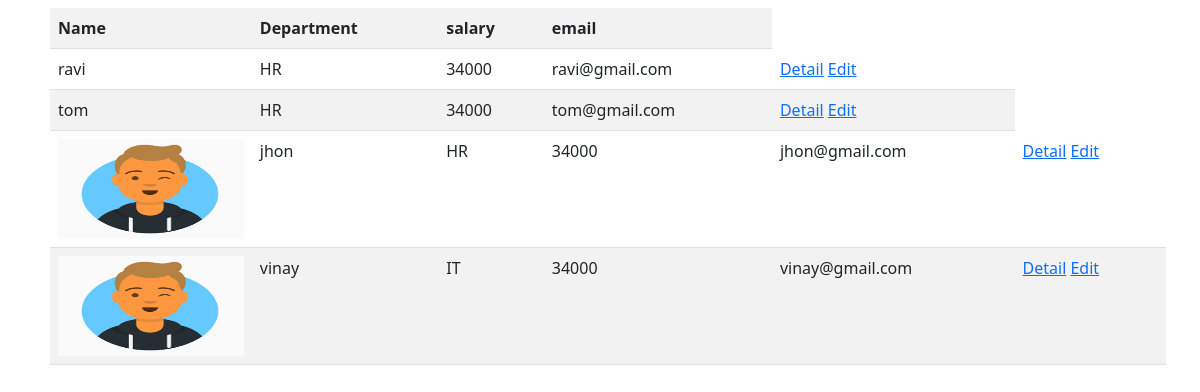
The page /employees/all/ on the database its author committed.
### crm/models.py (models this page shows, shortened)
class Employee(models.Model):
    name=models.CharField(max_length=200)
    department=models.CharField(max_length=120)
    options=(
        ("male","male"),
        ("female","female")
    )
    gender=models.CharField(max_length=200,choices=options,default="male")
    salary=models.PositiveIntegerField()
    email=models.EmailField()
    profile_pic=models.ImageField(upload_to="images",null=True,blank=True)
    address=models.CharField(max_length=200)

### crm/views.py (the view)
# urls.py: path("employees/all/",crm_views.EmployeeListView.as_view(),name="emp-list"),
class EmployeeListView(View):
    def get(self,request,*args,**kwrags):
        qs=Employee.objects.all()
        return render(request,"emp-list.html",{"employees":qs})

### crm/templates/emp-list.html (shortened to what this page needs)
<!DOCTYPE html>
<html lang="en">
<head>
    <link href="https://cdn.jsdelivr.net/npm/bootstrap@5.3.0-alpha1/dist/css/bootstrap.min.css" rel="stylesheet">
</head>
<body>
    <div class="container">
        <table class="table table-striped m-2">
            <tr>
                <th>Name</th>
                <th>Department</th>
                <th>salary</th>
                <th>email</th>
            </tr>
            {%for emp in employees%}
                <tr>
                    {%if emp.profile_pic%}
                        <td>
                            <img src="{{emp.profile_pic.url}}" alt="" width="100%" height="100px">
                        </td>
                    {%endif%}
                    <td>{{emp.name}}</td>
                    <td>{{emp.department}}</td>
                    <td>{{emp.salary}}</td>
                    <td>{{emp.email}}</td>
                    <td>
                        <a href="{%url 'emp-detail' emp.id %}">Detail</a>
                        <a href="{%url 'emp-edit' emp.id %}">Edit</a>
                    </td>
                </tr>
            {%endfor%}
        </table>
    </div>
</body>
</html>

### rows shown on the page
Employee: name "ravi", department "HR", salary "34000", email "ravi@gmail.com"
Employee: name "tom", department "HR", salary "34000", email "tom@gmail.com"
Employee: profile_pic (picture), name "jhon", department "HR", salary "34000", email "jhon@gmail.com"
Employee: profile_pic (picture), name "vinay", department "IT", salary "34000", email "vinay@gmail.com"
